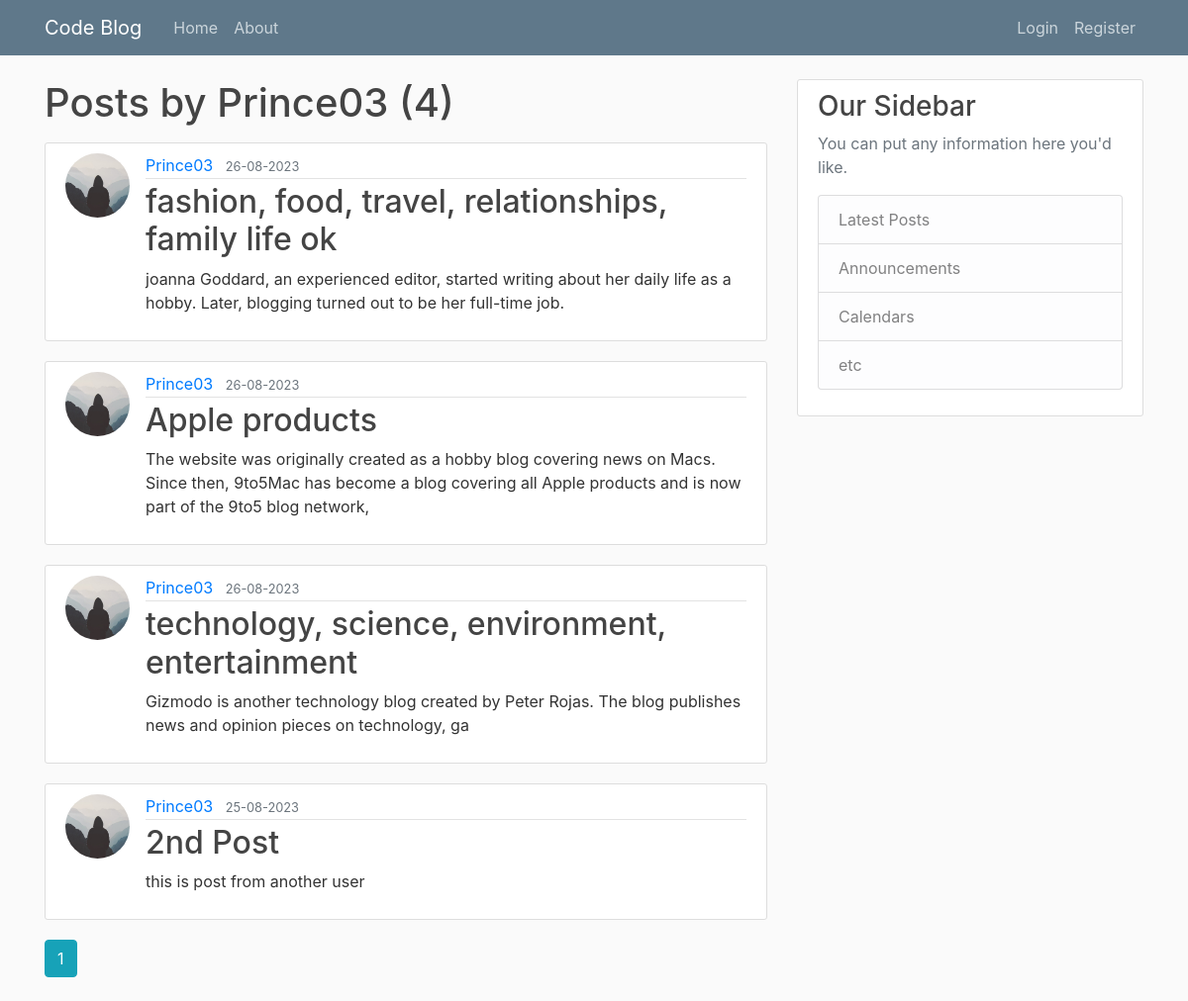
Screenshot of /user/Prince03 with the database file from the repository.
### flaskblog/models.py (models this page shows, shortened)
class User(db.Model, UserMixin):
    id=db.Column(db.Integer, primary_key=True)
    username =db.Column(db.String(20), unique=True, nullable=False)
    email =db.Column(db.String(120), unique=True, nullable=False)
    image_file = db.Column(db.String(20), nullable=False, default='default.jpg')
    password = db.Column(db.String(60), nullable=False)
    posts = db.relationship('Post', backref='author',lazy=True)

class Post(db.Model):
    id=db.Column(db.Integer, primary_key=True)
    title = db.Column(db.String(100), nullable=False)
    date_posted = db.Column(db.DateTime, nullable=False, default=datetime.utcnow)
    content = db.Column(db.Text, nullable=False)
    user_id = db.Column(db.Integer,db.ForeignKey('user.id'),nullable=False)

### flaskblog/users/routes.py (the view)
@users.route("/user/<string:username>")
def user_posts(username):
    page=request.args.get('page',1,type=int)
    user = User.query.filter_by(username=username).first_or_404()
    posts = Post.query.filter_by(author=user)\
        .order_by(Post.date_posted.desc())\
        .paginate(page=page,per_page=5)
    return render_template('user_posts.html',posts=posts, user=user)

### flaskblog/template/user_posts.html
{% extends "layout.html"%}
{%block content%}
<h1 class="mb-3">Posts by {{ user.username }}  ({{posts.total}})</h1>
    {% for post in posts.items%}
        <article class="media content-section">
            <img class="rounded-circle article-img" src="{{ url_for('static',filename='profile_pics/' + post.author.image_file )}}">
            <div class="media-body">
            <div class="article-metadata">
                <a class="mr-2" href="{{ url_for('users.user_posts',username=post.author.username)}}">{{ post.author.username }}</a>
                <small class="text-muted">{{ post.date_posted.strftime('%d-%m-%Y') }}</small>
            </div>
            <h2><a class="article-title" href="{{ url_for('posts.post',post_id=post.id) }}">{{ post.title }}</a></h2>
            <p class="article-content">{{ post.content }}</p>
            </div>
        </article>
    {% endfor%}
    {% for page_num in posts.iter_pages(left_edge=1,right_edge=1,left_current=1,right_current=2)%}
        {% if page_num %}
            {% if posts.page == page_num %}
                <a class="btn btn-info mb-4" href="{{ url_for('users.user_posts', username=user.username,page=page_num)}}">{{ page_num }}</a>
            {%else%}
                <a class="btn btn-outline-info mb-4" href="{{ url_for('users.user_posts', username=user.username ,page=page_num)}}">{{ page_num }}</a>
            {% endif %}
        {%else%}
            ...
        {% endif %}
    {% endfor%}
{% endblock content %}

### flaskblog/static/main.css (style rules this page uses)
body { background: #fafafa; color: #333333; margin-top: 5rem; }
h1, h2, h3, h4, h5, h6 { color: #444444; }
.content-section { background: #ffffff; padding: 10px 20px; border: 1px solid #dddddd; border-radius: 3px; margin-bottom: 20px; }
.article-title { color: #444444; }
.article-content { white-space: pre-line; }
.article-img { height: 65px; width: 65px; margin-right: 16px; }
.article-metadata { padding-bottom: 1px; margin-bottom: 4px; border-bottom: 1px solid #e3e3e3 }

### rows the page displays
User: username "Prince03"
Post: image_file (placeholder picture), author.username "Prince03", date_posted "26-08-2023", title "fashion, food, travel, relationships, family life ok", content "joanna Goddard, an experienced editor, started writing about her daily life as a hobby. Later, blogging turned out to be her full-time job."
Post: image_file (placeholder picture), author.username "Prince03", date_posted "26-08-2023", title "Apple products", content "The website was originally created as a hobby blog covering news on Macs. Since then, 9to5Mac has become a blog covering all Apple products and is now part of the 9to5 blog network,"
Post: image_file (placeholder picture), author.username "Prince03", date_posted "26-08-2023", title "technology, science, environment, entertainment", content "Gizmodo is another technology blog created by Peter Rojas. The blog publishes news and opinion pieces on technology, ga"
Post: image_file (placeholder picture), author.username "Prince03", date_posted "25-08-2023", title "2nd Post", content "this is post from another user"

### other values shown
{{ posts.total }} "4"
{{ page_num }} "1"
